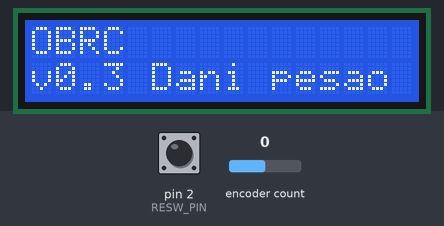
A sketch run on a simulated Arduino Uno, built with avr-gcc and run on an emulated ATmega328P. Parts: 16×2 character LCD. The inputs (shaded band) are chosen by the test bench; at power-on: pin 2 (RESW_PIN) HIGH, encoder count 0.

Above: at 1.2 s.
1.3 s: pin 2 (RESW_PIN) pulled LOW for 0.15 s
At 3.2 s:
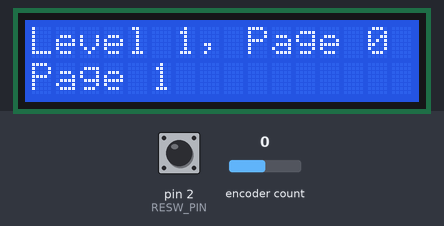
3.5 s: pin 2 (RESW_PIN) pulled LOW for 1 s
At 6.3 s:
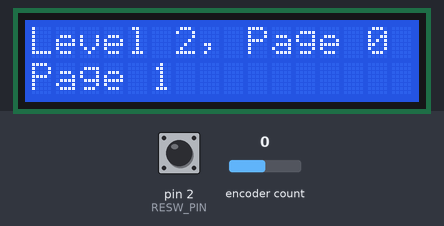
6.6 s: pin 2 (RESW_PIN) pulled LOW for 0.15 s
At 7.9 s:
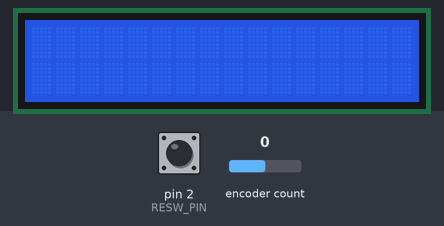
Timing chart, 0 to 9.6 s (numbered marks = the images above; inputs shaded):
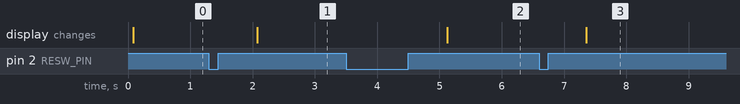

Measured:
- after the input at 1.3 s, the display: changes after 0.78 s (image 1)
- after the input at 3.5 s, the display: changes after 1.6 s (image 2)
- after the input at 6.6 s, the display: changes after 0.75 s (image 3)

The sketch:

OBRC.ino
```cpp
/*****************************************************************************/
/*                                                                           */
/*                                                                           */
/*                                                                           */
/* On-Board Racing COntroller v0.3                                           */
/*                                                                           */
/*                                                                           */
/*                                                                           */
/*****************************************************************************/

#include "Arduino.h"
#include <LiquidCrystal_I2C.h>
#include <ClickEncoder.h>
#include <TimerOne.h>

#include "src/CMenu_Classes.h"

/*****************************************************************************/
/*                                                                           */
/* Defines                                                                   */
/*                                                                           */
/*****************************************************************************/
// Rotary encoder
#define RESW_PIN    2
#define REDT_PIN    3
#define RECLK_PIN   4

/*****************************************************************************/
/*                                                                           */
/* Globals                                                                   */
/*                                                                           */
/*****************************************************************************/
// Buttons
bool buttonPressed = false;
bool knobTurnedCW = false;
bool knobTurnedCCW = false;
bool pedalPressed = false;

// Rotary encoder
ClickEncoder* clickEncoder = NULL;
int16_t clickEncoderValue = 0;
int16_t clickEncoderLast = -1;

// Menu
CMenu* pMainMenu = NULL;

// LCD screen
LiquidCrystal_I2C Lcd( 0x27, 16, 2 );

/*****************************************************************************/
/*                                                                           */
/*                                                                           */
/* setup()                                                                   */
/*                                                                           */
/*                                                                           */
/*****************************************************************************/
void setup()
{
    // Rotary encoder
    clickEncoder = new ClickEncoder( RECLK_PIN, REDT_PIN, RESW_PIN, 4 );
    pinMode( RECLK_PIN, INPUT );
    pinMode( REDT_PIN, INPUT );
    pinMode( RESW_PIN, INPUT );//INPUT_PULLUP );
    Timer1.initialize( 1000 );
    Timer1.attachInterrupt( timerIsr );
    clickEncoder->setAccelerationEnabled( false );

    // Menu
    pMainMenu = new CMenu;
    pMainMenu->AddPage( new CMenuPageBase( "Page 1" ) );
    pMainMenu->AddPage( new CMenuPageBase( "Page 2" ) );
    pMainMenu->AddPage( new CMenuPageBase( "Page 3" ) );

    Serial.begin( 9600 );
    Wire.begin();
    Lcd.begin( 16, 2 );

    Lcd.backlight();
    Lcd.setCursor( 0, 0 );
    Lcd.print( "OBRC" );
    Lcd.setCursor( 0, 1 );
    Lcd.print( "v0.3 Dani pesao" );
}

/*****************************************************************************/
/*                                                                           */
/*                                                                           */
/* loop()                                                                    */
/*                                                                           */
/*                                                                           */
/*****************************************************************************/
void loop()
{
//    debugMenu();
//    debugClickEncoder();
    menu();
}

/*****************************************************************************/
/*                                                                           */
/*                                                                           */
/* menu()                                                                    */
/*                                                                           */
/*                                                                           */
/*****************************************************************************/
void menu()
{
    // Menu logic !

    if( buttonPressed )
    {
        switch( pMainMenu->GetLevel() )
        {
            case 0:
                pMainMenu->SetLevel( 1 );
                pMainMenu->Print();
                break;
            case 1:
                pMainMenu->SetLevel( 2 );
                pMainMenu->Print();
                break;
            default:
                pMainMenu->SetLevel( 0 );
                Lcd.clear();
                break;
        }
        buttonPressed = false;
    }

    if( knobTurnedCW )
    {
        switch( pMainMenu->GetLevel() )
        {
            case 1:
                pMainMenu->IncrementCurrentPageIndex();
                pMainMenu->Print();
                break;
            case 2:
                pMainMenu->Print();
                break;
            default:
                break;
        }
        knobTurnedCW = false;
    }

    if( knobTurnedCCW )
    {
        switch( pMainMenu->GetLevel() )
        {
            case 1:
                pMainMenu->DecrementCurrentPageIndex();
                pMainMenu->Print();
                break;
            case 2:
                pMainMenu->Print();
                break;
            default:
                break;
        }
        knobTurnedCCW = false;
    }

    // Rotary encoder logic !

    clickEncoderValue += clickEncoder->getValue();

    if( clickEncoderValue > clickEncoderLast )
    {
        clickEncoderLast = clickEncoderValue;
        knobTurnedCW = true;
    }
    else if( clickEncoderValue < clickEncoderLast )
    {
        clickEncoderLast = clickEncoderValue;
        knobTurnedCCW = true;
    }
    else
    {
        knobTurnedCW = false;
        knobTurnedCCW = false;
    }

    ClickEncoder::Button button = clickEncoder->getButton();

    if( button != ClickEncoder::Open )
    {
        switch( button )
        {
            case ClickEncoder::Pressed:
                break;
            case ClickEncoder::Held:
                break;
            case ClickEncoder::Released:
                break;
            case ClickEncoder::Clicked:
                buttonPressed = true;
                break;
            case ClickEncoder::DoubleClicked:
                break;
            default:
                break;
        }
    }
}

/*****************************************************************************/
/*                                                                           */
/*                                                                           */
/* timerIsr()                                                                */
/*                                                                           */
/*                                                                           */
/*****************************************************************************/
void timerIsr()
{
    clickEncoder->service();
}

/*****************************************************************************/
/*                                                                           */
/*                                                                           */
/* debugClickEncoder()                                                       */
/*                                                                           */
/*                                                                           */
/*****************************************************************************/
void debugClickEncoder()
{
    clickEncoderValue += clickEncoder->getValue();

    if( clickEncoderValue != clickEncoderLast )
    {
        clickEncoderLast = clickEncoderValue;
        Serial.print( "Encoder value: " );
        Serial.println( clickEncoderValue );
    }

    ClickEncoder::Button button = clickEncoder->getButton();

    if( button != ClickEncoder::Open )
    {
        Serial.print( "Button: " );
#define VERBOSECASE(label) case label: Serial.println(#label); break;
        switch( button )
        {
            VERBOSECASE( ClickEncoder::Pressed )
                ;
            VERBOSECASE( ClickEncoder::Held )
            VERBOSECASE( ClickEncoder::Released )
            VERBOSECASE( ClickEncoder::Clicked )
            case ClickEncoder::DoubleClicked:
                Serial.println( "ClickEncoder::DoubleClicked" );
                clickEncoder->setAccelerationEnabled( !clickEncoder->getAccelerationEnabled() );
                Serial.print( "  Acceleration is " );
                Serial.println( ( clickEncoder->getAccelerationEnabled() ) ? "enabled" : "disabled" );
                break;
        }
    }
}
```

CMenu.cpp
```cpp
#include "Arduino.h"
#include <LiquidCrystal_I2C.h>

#include "CMenu_Classes.h"

/***************************************************************************/
/*                                                                         */
/* Globals                                                                 */
/*                                                                         */
/***************************************************************************/
// LCD screen
extern LiquidCrystal_I2C Lcd;

/***************************************************************************/
/*                                                                         */
/*                                                                         */
/* CMenu::CMenu()                                                          */
/*                                                                         */
/*                                                                         */
/***************************************************************************/
CMenu::CMenu()
{
    m_CurrentPageIndex = m_Level = 0;
    for( int i = 0; i < MAX_PAGES; i++ )
    {
        m_pPages[ i ] = NULL;
    }
}

/***************************************************************************/
/*                                                                         */
/*                                                                         */
/* CMenu::~CMenu()                                                         */
/*                                                                         */
/*                                                                         */
/***************************************************************************/
CMenu::~CMenu()
{
    for( int i = 0; i < MAX_PAGES; i++ )
    {
        if( m_pPages[ i ] ) delete m_pPages[ i ];
    }
    delete this;
}

/***************************************************************************/
/*                                                                         */
/*                                                                         */
/* CMenu::AddPage()                                                        */
/*                                                                         */
/*                                                                         */
/***************************************************************************/
int CMenu::AddPage( CMenuPageBase* Page )
{
    int Error = -1;
    for( int i = 0; i < MAX_PAGES; i++ )
    {
        if( m_pPages[ i ] == NULL )
        {
            m_pPages[ i ] = Page;
            Error = 0;
            break;
        }
    }
    return Error;
}

/***************************************************************************/
/*                                                                         */
/*                                                                         */
/* CMenu::GetCount()                                                       */
/*                                                                         */
/*                                                                         */
/***************************************************************************/
int CMenu::GetCount()
{
    int Count = 0;
    for( int i = 0; i < MAX_PAGES; i++ )
    {
        if( m_pPages[ i ] != NULL ) Count++;
        else break;
    }
    return Count;
}

/***************************************************************************/
/*                                                                         */
/*                                                                         */
/* CMenu::IncrementPageIndex()                                             */
/*                                                                         */
/*                                                                         */
/***************************************************************************/
void CMenu::IncrementCurrentPageIndex()
{
    if( m_CurrentPageIndex < GetCount() - 1 ) m_CurrentPageIndex++;
}

/***************************************************************************/
/*                                                                         */
/*                                                                         */
/* CMenu::DecrementPageIndex()                                             */
/*                                                                         */
/*                                                                         */
/***************************************************************************/
void CMenu::DecrementCurrentPageIndex()
{
    if( m_CurrentPageIndex > 0 ) m_CurrentPageIndex--;
}

/***************************************************************************/
/*                                                                         */
/*                                                                         */
/* CMenu::Print()                                                          */
/*                                                                         */
/*                                                                         */
/***************************************************************************/
void CMenu::Print()
{
    Lcd.clear();
    Lcd.setCursor( 0, 0 );
    Lcd.print( "Level " );
    Lcd.print( this->GetLevel(), DEC );
    Lcd.print( ", Page " );
    Lcd.print( this->GetCurrentPageIndex(), DEC );
    Lcd.setCursor( 0, 1 );
    Lcd.print( this->GetPage()->GetName() );
}
```

CMenuPageBase.cpp
```cpp
#include "Arduino.h"

#include "CMenu_Classes.h"

/***************************************************************************/
/*                                                                         */
/*                                                                         */
/* CMenuPageBase::CMenuPageBase()                                          */
/*                                                                         */
/*                                                                         */
/***************************************************************************/
CMenuPageBase::CMenuPageBase( String PageName )
{
    m_PageIndex = 0;
    PageName == "" ? m_PageName = "Unknown" : m_PageName = PageName;
}
```

Source omitted: CMenu_Classes.h (3447 bytes)
